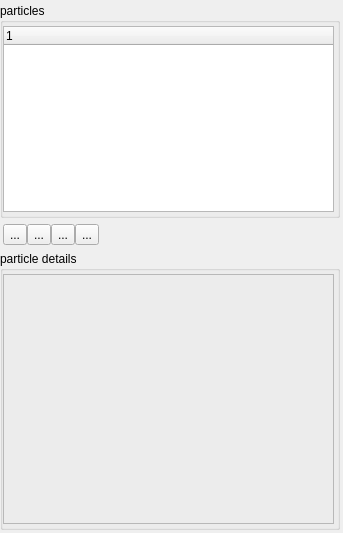
<?xml version="1.0" encoding="UTF-8"?>
<ui version="4.0">
 <class>AnnealedParticleFilterHistoryWidgetBase</class>
 <widget class="QWidget" name="AnnealedParticleFilterHistoryWidgetBase">
  <property name="geometry">
   <rect>
    <x>0</x>
    <y>0</y>
    <width>343</width>
    <height>533</height>
   </rect>
  </property>
  <property name="windowTitle">
   <string>Form</string>
  </property>
  <layout class="QVBoxLayout" name="verticalLayout">
   <property name="spacing">
    <number>3</number>
   </property>
   <property name="leftMargin">
    <number>0</number>
   </property>
   <property name="topMargin">
    <number>3</number>
   </property>
   <property name="rightMargin">
    <number>3</number>
   </property>
   <property name="bottomMargin">
    <number>3</number>
   </property>
   <item>
    <widget class="QGroupBox" name="groupBox">
     <property name="title">
      <string>particles</string>
     </property>
     <layout class="QGridLayout" name="gridLayout_2">
      <property name="leftMargin">
       <number>0</number>
      </property>
      <property name="topMargin">
       <number>3</number>
      </property>
      <property name="rightMargin">
       <number>3</number>
      </property>
      <property name="bottomMargin">
       <number>3</number>
      </property>
      <property name="spacing">
       <number>3</number>
      </property>
      <item row="0" column="0">
       <widget class="QTreeWidget" name="particleTreeWidget">
        <column>
         <property name="text">
          <string notr="true">1</string>
         </property>
        </column>
       </widget>
      </item>
     </layout>
    </widget>
   </item>
   <item>
    <widget class="QFrame" name="frame">
     <property name="frameShape">
      <enum>QFrame::NoFrame</enum>
     </property>
     <property name="frameShadow">
      <enum>QFrame::Raised</enum>
     </property>
     <layout class="QGridLayout" name="gridLayout_3">
      <property name="horizontalSpacing">
       <number>3</number>
      </property>
      <property name="verticalSpacing">
       <number>0</number>
      </property>
      <property name="margin">
       <number>3</number>
      </property>
      <item row="0" column="0">
       <layout class="QHBoxLayout" name="horizontalLayout">
        <property name="spacing">
         <number>0</number>
        </property>
        <item>
         <widget class="QToolButton" name="setPoseButton">
          <property name="text">
           <string>...</string>
          </property>
          <property name="icon">
           <iconset resource="../resources/wombat.qrc">
            <normaloff>:/icons/24/view-refresh.png</normaloff>:/icons/24/view-refresh.png</iconset>
          </property>
         </widget>
        </item>
        <item>
         <widget class="QToolButton" name="copyPoseButton">
          <property name="text">
           <string>...</string>
          </property>
          <property name="icon">
           <iconset resource="../resources/wombat.qrc">
            <normaloff>:/icons/24/edit-copy.png</normaloff>:/icons/24/edit-copy.png</iconset>
          </property>
         </widget>
        </item>
        <item>
         <widget class="QToolButton" name="saveResultsButton">
          <property name="text">
           <string>...</string>
          </property>
          <property name="icon">
           <iconset resource="../resources/wombat.qrc">
            <normaloff>:/icons/24/document-save-as.png</normaloff>:/icons/24/document-save-as.png</iconset>
          </property>
         </widget>
        </item>
        <item>
         <widget class="QToolButton" name="findOptimumButton">
          <property name="text">
           <string>...</string>
          </property>
          <property name="icon">
           <iconset resource="../resources/wombat.qrc">
            <normaloff>:/icons/24/system-search.png</normaloff>:/icons/24/system-search.png</iconset>
          </property>
         </widget>
        </item>
        <item>
         <spacer name="horizontalSpacer">
          <property name="orientation">
           <enum>Qt::Horizontal</enum>
          </property>
          <property name="sizeHint" stdset="0">
           <size>
            <width>40</width>
            <height>20</height>
           </size>
          </property>
         </spacer>
        </item>
       </layout>
      </item>
     </layout>
    </widget>
   </item>
   <item>
    <widget class="QGroupBox" name="groupBox_2">
     <property name="title">
      <string>particle details</string>
     </property>
     <layout class="QGridLayout" name="gridLayout">
      <property name="leftMargin">
       <number>0</number>
      </property>
      <property name="topMargin">
       <number>3</number>
      </property>
      <property name="rightMargin">
       <number>3</number>
      </property>
      <property name="bottomMargin">
       <number>3</number>
      </property>
      <property name="spacing">
       <number>3</number>
      </property>
      <item row="0" column="0">
       <widget class="QLabel" name="particleLabel">
        <property name="minimumSize">
         <size>
          <width>0</width>
          <height>250</height>
         </size>
        </property>
        <property name="frameShape">
         <enum>QFrame::StyledPanel</enum>
        </property>
        <property name="text">
         <string/>
        </property>
       </widget>
      </item>
     </layout>
    </widget>
   </item>
  </layout>
 </widget>
 <resources>
  <include location="../resources/wombat.qrc"/>
 </resources>
 <connections/>
</ui>
